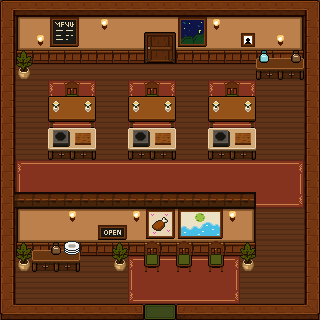

A 2D game scene composited from a Tiled map and its tileset images. What follows is a short description and the map's XML, with each tile layer's data collapsed to a summary:
An orthogonal 20x20 tile map with 16x16 px tiles, 9 tile layers (Tile, Carpet, Deco_under, Wall, ...), 2 tilesets and 28 objects (restaurant_out, backyard_in, restaurant_enterance_backyard, restaurant_enterance, restaurant_seat1, ...).

<map version="1.10" tiledversion="1.12.2" orientation="orthogonal" renderorder="right-down" width="20" height="20" tilewidth="16" tileheight="16" infinite="0" nextlayerid="19" nextobjectid="148">
 <tileset firstgid="1" source="UI_Component.tsx" />
 <tileset firstgid="257" source="restaurant.tsx" />
 <layer id="6" name="Tile" width="20" height="20" locked="1">
  <data>[400 cells, 400 non-empty, 1 distinct tile ids]</data>
 </layer>
 <layer id="7" name="Carpet" width="20" height="20" locked="1">
  <data>[400 cells, 104 non-empty, 11 distinct tile ids]</data>
 </layer>
 <layer id="16" name="Deco_under" width="20" height="20" locked="1">
  <data>[400 cells, 9 non-empty, 2 distinct tile ids]</data>
 </layer>
 <layer id="1" name="Wall" width="20" height="20" locked="1">
  <data>[400 cells, 188 non-empty, 21 distinct tile ids]</data>
 </layer>
 <layer id="5" name="Door" width="20" height="20" locked="1">
  <data>[400 cells, 0 non-empty, 0 distinct tile ids]</data>
 </layer>
 <layer id="3" name="FurnitureBehind" width="20" height="20" locked="1">
  <data>[400 cells, 12 non-empty, 6 distinct tile ids]</data>
 </layer>
 <layer id="2" name="Furniture" width="20" height="20" locked="1">
  <data>[400 cells, 51 non-empty, 18 distinct tile ids]</data>
 </layer>
 <layer id="4" name="Wall_deco" width="20" height="20" locked="1">
  <data>[400 cells, 25 non-empty, 25 distinct tile ids]</data>
 </layer>
 <layer id="10" name="Light" width="20" height="20" locked="1">
  <data>[400 cells, 7 non-empty, 1 distinct tile ids]</data>
 </layer>
 <objectgroup id="11" name="Warp" visible="0" locked="1">
  <object id="2" name="restaurant_out" x="144" y="304" width="32" height="16">
   <properties>
    <property name="target_map" value="Home" />
    <property name="target_spawn" value="restaurant_exit" />
   </properties>
  </object>
  <object id="147" name="backyard_in" x="144" y="64" width="32" height="16">
   <properties>
    <property name="target_map" value="Home" />
    <property name="target_spawn" value="backyard_enterance" />
   </properties>
  </object>
 </objectgroup>
 <objectgroup id="12" name="Spawn" visible="0" locked="1">
  <object id="3" name="restaurant_enterance_backyard" x="144" y="64" width="32" height="16" />
  <object id="4" name="restaurant_enterance" x="144" y="304" width="32" height="16" />
  <object id="5" name="restaurant_seat1" x="64" y="80" width="16" height="32" />
  <object id="6" name="restaurant_seat2" x="144" y="80" width="16" height="32" />
  <object id="7" name="restaurant_seat3" x="224" y="80" width="16" height="32" />
  <object id="126" name="restaurant_dish1" x="64.375" y="95.875" width="16" height="16" />
  <object id="127" name="restaurant_dish2" x="144.25" y="96.25" width="16" height="16" />
  <object id="128" name="restaurant_dish3" x="224.375" y="96.125" width="16" height="16" />
 </objectgroup>
 <objectgroup id="15" name="Interactable" visible="0" locked="1">
  <object id="122" name="restaurant_cooking1" x="64.4091" y="160.136" width="16" height="16" />
  <object id="123" name="restaurant_cooking2" x="144.227" y="160.227" width="16" height="16" />
  <object id="124" name="restaurant_cooking3" x="223.864" y="159.955" width="16" height="16" />
  <object id="125" name="restaurant_open" x="96.1364" y="256" width="16" height="16" />
 </objectgroup>
 <objectgroup id="18" name="YSortAnchor" visible="0" locked="1">
  <object id="133" name="wall1" x="16" y="16" width="288" height="48" />
  <object id="134" name="wall2" x="16" y="208" width="240" height="48" />
  <object id="135" name="vase1" x="16" y="48" width="16" height="32" />
  <object id="136" name="vase2" x="240" y="240" width="16" height="32" />
  <object id="137" name="vase3" x="112" y="240" width="16" height="32" />
  <object id="138" name="vase4" x="16" y="240" width="16" height="32" />
  <object id="139" name="desk1" x="48" y="96" width="48" height="32" />
  <object id="140" name="desk2" x="128" y="96" width="48" height="32" />
  <object id="141" name="desk3" x="208" y="96" width="48" height="32" />
  <object id="142" name="cook1" x="48" y="128" width="48" height="32" />
  <object id="143" name="cook2" x="128" y="128" width="48" height="32" />
  <object id="144" name="cook3" x="208" y="128" width="48" height="32" />
  <object id="145" name="desk4" x="256" y="48" width="48" height="32" />
  <object id="146" name="desk5" x="32" y="240" width="48" height="32" />
 </objectgroup>
</map>
